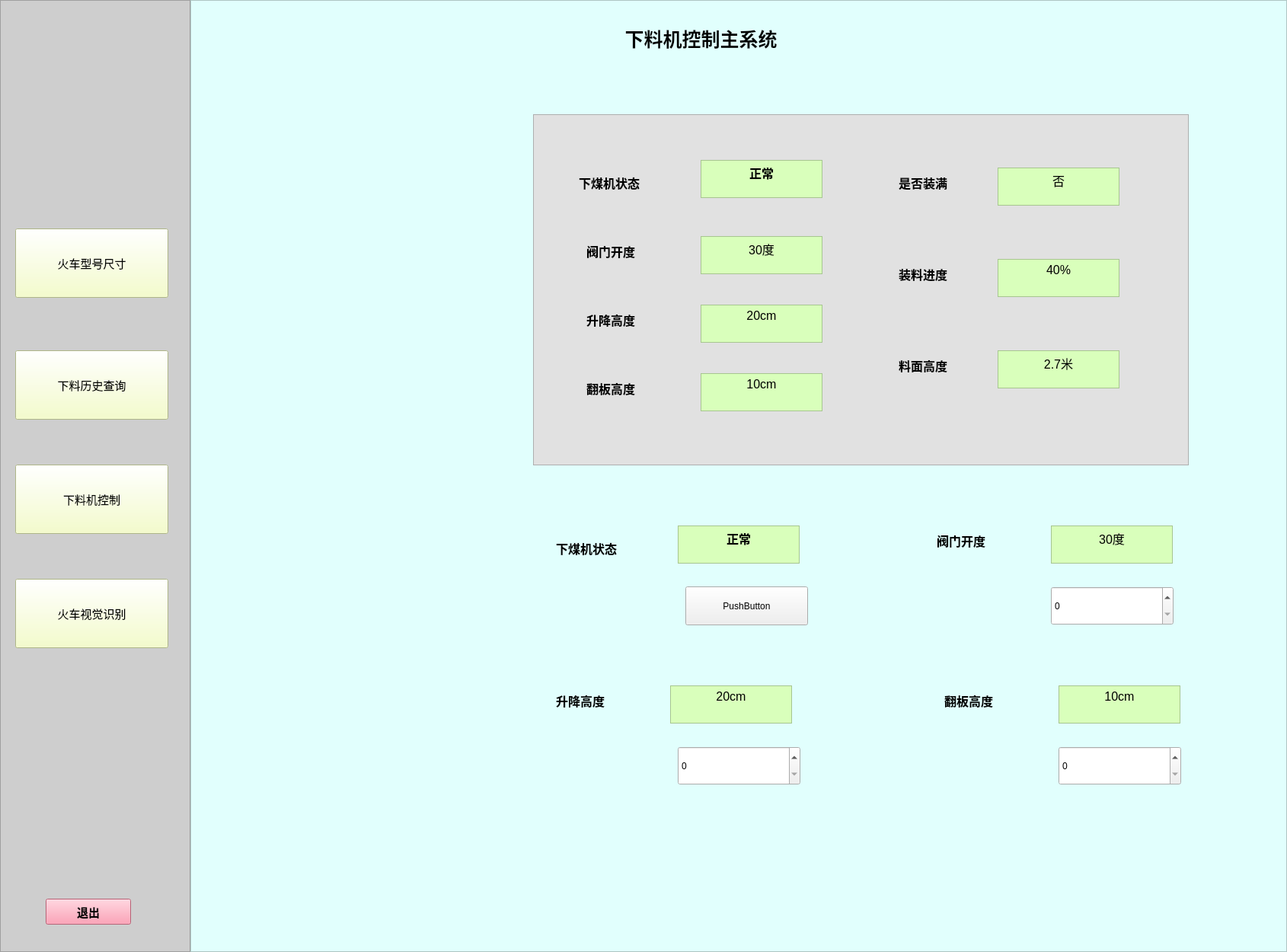
<?xml version="1.0" encoding="UTF-8"?>
<ui version="4.0">
 <class>MainWindow</class>
 <widget class="QMainWindow" name="MainWindow">
  <property name="geometry">
   <rect>
    <x>0</x>
    <y>0</y>
    <width>1690</width>
    <height>1250</height>
   </rect>
  </property>
  <property name="windowTitle">
   <string>MainWindow</string>
  </property>
  <widget class="QWidget" name="centralwidget">
   <layout class="QHBoxLayout" name="horizontalLayout" stretch="0,0">
    <property name="spacing">
     <number>0</number>
    </property>
    <property name="leftMargin">
     <number>0</number>
    </property>
    <property name="topMargin">
     <number>0</number>
    </property>
    <property name="rightMargin">
     <number>0</number>
    </property>
    <property name="bottomMargin">
     <number>0</number>
    </property>
    <item>
     <widget class="QFrame" name="frame_window">
      <property name="maximumSize">
       <size>
        <width>250</width>
        <height>16777215</height>
       </size>
      </property>
      <property name="styleSheet">
       <string notr="true">QFrame{
	background-color:rgb(206, 206, 206);
}</string>
      </property>
      <property name="frameShape">
       <enum>QFrame::StyledPanel</enum>
      </property>
      <property name="frameShadow">
       <enum>QFrame::Raised</enum>
      </property>
      <widget class="QPushButton" name="pushButton">
       <property name="geometry">
        <rect>
         <x>60</x>
         <y>1180</y>
         <width>112</width>
         <height>34</height>
        </rect>
       </property>
       <property name="font">
        <font>
         <pointsize>11</pointsize>
         <weight>75</weight>
         <bold>true</bold>
        </font>
       </property>
       <property name="styleSheet">
        <string notr="true">QPushButton{
background-color:rgb(255, 135, 163)
}</string>
       </property>
       <property name="text">
        <string>退出</string>
       </property>
      </widget>
      <widget class="QPushButton" name="pushButton_5">
       <property name="geometry">
        <rect>
         <x>20</x>
         <y>760</y>
         <width>201</width>
         <height>91</height>
        </rect>
       </property>
       <property name="font">
        <font>
         <pointsize>11</pointsize>
        </font>
       </property>
       <property name="styleSheet">
        <string notr="true">QPushButton{
background-color:rgb(243, 255, 189)
}</string>
       </property>
       <property name="text">
        <string>火车视觉识别</string>
       </property>
      </widget>
      <widget class="QPushButton" name="pushButton_6">
       <property name="geometry">
        <rect>
         <x>20</x>
         <y>610</y>
         <width>201</width>
         <height>91</height>
        </rect>
       </property>
       <property name="font">
        <font>
         <pointsize>11</pointsize>
        </font>
       </property>
       <property name="styleSheet">
        <string notr="true">QPushButton{
background-color:rgb(243, 255, 189)
}</string>
       </property>
       <property name="text">
        <string>下料机控制</string>
       </property>
      </widget>
      <widget class="QPushButton" name="pushButton_7">
       <property name="geometry">
        <rect>
         <x>20</x>
         <y>460</y>
         <width>201</width>
         <height>91</height>
        </rect>
       </property>
       <property name="font">
        <font>
         <pointsize>11</pointsize>
        </font>
       </property>
       <property name="styleSheet">
        <string notr="true">QPushButton{
background-color:rgb(243, 255, 189)
}</string>
       </property>
       <property name="text">
        <string>下料历史查询</string>
       </property>
      </widget>
      <widget class="QPushButton" name="pushButton_8">
       <property name="geometry">
        <rect>
         <x>20</x>
         <y>300</y>
         <width>201</width>
         <height>91</height>
        </rect>
       </property>
       <property name="font">
        <font>
         <pointsize>11</pointsize>
        </font>
       </property>
       <property name="styleSheet">
        <string notr="true">QPushButton{
background-color:rgb(243, 255, 189)
}</string>
       </property>
       <property name="text">
        <string>火车型号尺寸</string>
       </property>
      </widget>
     </widget>
    </item>
    <item>
     <widget class="QFrame" name="frame_menu">
      <property name="styleSheet">
       <string notr="true">QFrame{
	background-color:rgb(255, 255, 255)
}</string>
      </property>
      <property name="frameShape">
       <enum>QFrame::StyledPanel</enum>
      </property>
      <property name="frameShadow">
       <enum>QFrame::Raised</enum>
      </property>
      <widget class="QFrame" name="frame_menu_2">
       <property name="geometry">
        <rect>
         <x>0</x>
         <y>0</y>
         <width>1440</width>
         <height>1250</height>
        </rect>
       </property>
       <property name="styleSheet">
        <string notr="true">QFrame{
	background-color:rgb(225, 255, 253)
}</string>
       </property>
       <property name="frameShape">
        <enum>QFrame::StyledPanel</enum>
       </property>
       <property name="frameShadow">
        <enum>QFrame::Raised</enum>
       </property>
       <widget class="QLabel" name="System_name_2">
        <property name="geometry">
         <rect>
          <x>310</x>
          <y>10</y>
          <width>721</width>
          <height>81</height>
         </rect>
        </property>
        <property name="font">
         <font>
          <pointsize>19</pointsize>
          <weight>75</weight>
          <bold>true</bold>
         </font>
        </property>
        <property name="text">
         <string>下料机控制主系统</string>
        </property>
        <property name="textFormat">
         <enum>Qt::AutoText</enum>
        </property>
        <property name="alignment">
         <set>Qt::AlignCenter</set>
        </property>
       </widget>
       <widget class="QLabel" name="label">
        <property name="geometry">
         <rect>
          <x>140</x>
          <y>160</y>
          <width>201</width>
          <height>441</height>
         </rect>
        </property>
        <property name="styleSheet">
         <string notr="true">border-image:url(:/machine/下煤机.jpg)</string>
        </property>
        <property name="text">
         <string/>
        </property>
       </widget>
       <widget class="QFrame" name="frame">
        <property name="geometry">
         <rect>
          <x>450</x>
          <y>150</y>
          <width>861</width>
          <height>461</height>
         </rect>
        </property>
        <property name="styleSheet">
         <string notr="true">QFrame{
	background-color:rgb(225, 225, 225)
}</string>
        </property>
        <property name="frameShape">
         <enum>QFrame::StyledPanel</enum>
        </property>
        <property name="frameShadow">
         <enum>QFrame::Raised</enum>
        </property>
        <widget class="QLabel" name="label_wh_2">
         <property name="geometry">
          <rect>
           <x>70</x>
           <y>140</y>
           <width>200</width>
           <height>80</height>
          </rect>
         </property>
         <property name="font">
          <font>
           <pointsize>12</pointsize>
           <weight>75</weight>
           <bold>true</bold>
          </font>
         </property>
         <property name="text">
          <string>阀门开度</string>
         </property>
        </widget>
        <widget class="QLabel" name="label_wh_3">
         <property name="geometry">
          <rect>
           <x>70</x>
           <y>230</y>
           <width>200</width>
           <height>80</height>
          </rect>
         </property>
         <property name="font">
          <font>
           <pointsize>12</pointsize>
           <weight>75</weight>
           <bold>true</bold>
          </font>
         </property>
         <property name="text">
          <string>升降高度</string>
         </property>
        </widget>
        <widget class="QLabel" name="label_wh_4">
         <property name="geometry">
          <rect>
           <x>70</x>
           <y>320</y>
           <width>200</width>
           <height>80</height>
          </rect>
         </property>
         <property name="font">
          <font>
           <pointsize>12</pointsize>
           <weight>75</weight>
           <bold>true</bold>
          </font>
         </property>
         <property name="text">
          <string>翻板高度</string>
         </property>
        </widget>
        <widget class="QLabel" name="label_wh_6">
         <property name="geometry">
          <rect>
           <x>480</x>
           <y>50</y>
           <width>200</width>
           <height>80</height>
          </rect>
         </property>
         <property name="font">
          <font>
           <pointsize>12</pointsize>
           <weight>75</weight>
           <bold>true</bold>
          </font>
         </property>
         <property name="text">
          <string>是否装满</string>
         </property>
        </widget>
        <widget class="QLabel" name="label_wh_7">
         <property name="geometry">
          <rect>
           <x>480</x>
           <y>170</y>
           <width>200</width>
           <height>80</height>
          </rect>
         </property>
         <property name="font">
          <font>
           <pointsize>12</pointsize>
           <weight>75</weight>
           <bold>true</bold>
          </font>
         </property>
         <property name="text">
          <string>装料进度</string>
         </property>
        </widget>
        <widget class="QLabel" name="label_wh_5">
         <property name="geometry">
          <rect>
           <x>480</x>
           <y>290</y>
           <width>200</width>
           <height>80</height>
          </rect>
         </property>
         <property name="font">
          <font>
           <pointsize>12</pointsize>
           <weight>75</weight>
           <bold>true</bold>
          </font>
         </property>
         <property name="text">
          <string>料面高度</string>
         </property>
        </widget>
        <widget class="QLabel" name="label_wh_8">
         <property name="geometry">
          <rect>
           <x>60</x>
           <y>50</y>
           <width>200</width>
           <height>80</height>
          </rect>
         </property>
         <property name="font">
          <font>
           <pointsize>12</pointsize>
           <weight>75</weight>
           <bold>true</bold>
          </font>
         </property>
         <property name="text">
          <string>下煤机状态</string>
         </property>
        </widget>
        <widget class="QTextBrowser" name="textBrowser_chk_2">
         <property name="geometry">
          <rect>
           <x>220</x>
           <y>60</y>
           <width>160</width>
           <height>50</height>
          </rect>
         </property>
         <property name="styleSheet">
          <string notr="true">QTextBrowser{
background-color:rgb(217, 255, 187)
}</string>
         </property>
         <property name="html">
          <string>&lt;!DOCTYPE HTML PUBLIC &quot;-//W3C//DTD HTML 4.0//EN&quot; &quot;http://www.w3.org/TR/REC-html40/strict.dtd&quot;&gt;
&lt;html&gt;&lt;head&gt;&lt;meta name=&quot;qrichtext&quot; content=&quot;1&quot; /&gt;&lt;style type=&quot;text/css&quot;&gt;
p, li { white-space: pre-wrap; }
&lt;/style&gt;&lt;/head&gt;&lt;body style=&quot; font-family:'SimSun'; font-size:9pt; font-weight:400; font-style:normal;&quot;&gt;
&lt;p align=&quot;center&quot; style=&quot; margin-top:0px; margin-bottom:0px; margin-left:0px; margin-right:0px; -qt-block-indent:0; text-indent:0px;&quot;&gt;&lt;span style=&quot; font-size:12pt; font-weight:600;&quot;&gt;正常&lt;/span&gt;&lt;/p&gt;&lt;/body&gt;&lt;/html&gt;</string>
         </property>
        </widget>
        <widget class="QTextBrowser" name="textBrowser_chk_3">
         <property name="geometry">
          <rect>
           <x>220</x>
           <y>160</y>
           <width>160</width>
           <height>50</height>
          </rect>
         </property>
         <property name="styleSheet">
          <string notr="true">QTextBrowser{
background-color:rgb(217, 255, 187)
}</string>
         </property>
         <property name="html">
          <string>&lt;!DOCTYPE HTML PUBLIC &quot;-//W3C//DTD HTML 4.0//EN&quot; &quot;http://www.w3.org/TR/REC-html40/strict.dtd&quot;&gt;
&lt;html&gt;&lt;head&gt;&lt;meta name=&quot;qrichtext&quot; content=&quot;1&quot; /&gt;&lt;style type=&quot;text/css&quot;&gt;
p, li { white-space: pre-wrap; }
&lt;/style&gt;&lt;/head&gt;&lt;body style=&quot; font-family:'SimSun'; font-size:9pt; font-weight:400; font-style:normal;&quot;&gt;
&lt;p align=&quot;center&quot; style=&quot; margin-top:0px; margin-bottom:0px; margin-left:0px; margin-right:0px; -qt-block-indent:0; text-indent:0px;&quot;&gt;&lt;span style=&quot; font-size:12pt;&quot;&gt;30度&lt;/span&gt;&lt;/p&gt;&lt;/body&gt;&lt;/html&gt;</string>
         </property>
        </widget>
        <widget class="QTextBrowser" name="textBrowser_chk_4">
         <property name="geometry">
          <rect>
           <x>220</x>
           <y>250</y>
           <width>160</width>
           <height>50</height>
          </rect>
         </property>
         <property name="styleSheet">
          <string notr="true">QTextBrowser{
background-color:rgb(217, 255, 187)
}</string>
         </property>
         <property name="html">
          <string>&lt;!DOCTYPE HTML PUBLIC &quot;-//W3C//DTD HTML 4.0//EN&quot; &quot;http://www.w3.org/TR/REC-html40/strict.dtd&quot;&gt;
&lt;html&gt;&lt;head&gt;&lt;meta name=&quot;qrichtext&quot; content=&quot;1&quot; /&gt;&lt;style type=&quot;text/css&quot;&gt;
p, li { white-space: pre-wrap; }
&lt;/style&gt;&lt;/head&gt;&lt;body style=&quot; font-family:'SimSun'; font-size:9pt; font-weight:400; font-style:normal;&quot;&gt;
&lt;p align=&quot;center&quot; style=&quot; margin-top:0px; margin-bottom:0px; margin-left:0px; margin-right:0px; -qt-block-indent:0; text-indent:0px;&quot;&gt;&lt;span style=&quot; font-size:12pt;&quot;&gt;20cm&lt;/span&gt;&lt;/p&gt;&lt;/body&gt;&lt;/html&gt;</string>
         </property>
        </widget>
        <widget class="QTextBrowser" name="textBrowser_chk_5">
         <property name="geometry">
          <rect>
           <x>220</x>
           <y>340</y>
           <width>160</width>
           <height>50</height>
          </rect>
         </property>
         <property name="styleSheet">
          <string notr="true">QTextBrowser{
background-color:rgb(217, 255, 187)
}</string>
         </property>
         <property name="html">
          <string>&lt;!DOCTYPE HTML PUBLIC &quot;-//W3C//DTD HTML 4.0//EN&quot; &quot;http://www.w3.org/TR/REC-html40/strict.dtd&quot;&gt;
&lt;html&gt;&lt;head&gt;&lt;meta name=&quot;qrichtext&quot; content=&quot;1&quot; /&gt;&lt;style type=&quot;text/css&quot;&gt;
p, li { white-space: pre-wrap; }
&lt;/style&gt;&lt;/head&gt;&lt;body style=&quot; font-family:'SimSun'; font-size:9pt; font-weight:400; font-style:normal;&quot;&gt;
&lt;p align=&quot;center&quot; style=&quot; margin-top:0px; margin-bottom:0px; margin-left:0px; margin-right:0px; -qt-block-indent:0; text-indent:0px;&quot;&gt;&lt;span style=&quot; font-size:12pt;&quot;&gt;10cm&lt;/span&gt;&lt;/p&gt;&lt;/body&gt;&lt;/html&gt;</string>
         </property>
        </widget>
        <widget class="QTextBrowser" name="textBrowser_chk_6">
         <property name="geometry">
          <rect>
           <x>610</x>
           <y>310</y>
           <width>160</width>
           <height>50</height>
          </rect>
         </property>
         <property name="styleSheet">
          <string notr="true">QTextBrowser{
background-color:rgb(217, 255, 187)
}</string>
         </property>
         <property name="html">
          <string>&lt;!DOCTYPE HTML PUBLIC &quot;-//W3C//DTD HTML 4.0//EN&quot; &quot;http://www.w3.org/TR/REC-html40/strict.dtd&quot;&gt;
&lt;html&gt;&lt;head&gt;&lt;meta name=&quot;qrichtext&quot; content=&quot;1&quot; /&gt;&lt;style type=&quot;text/css&quot;&gt;
p, li { white-space: pre-wrap; }
&lt;/style&gt;&lt;/head&gt;&lt;body style=&quot; font-family:'SimSun'; font-size:9pt; font-weight:400; font-style:normal;&quot;&gt;
&lt;p align=&quot;center&quot; style=&quot; margin-top:0px; margin-bottom:0px; margin-left:0px; margin-right:0px; -qt-block-indent:0; text-indent:0px;&quot;&gt;&lt;span style=&quot; font-size:12pt;&quot;&gt;2.7米&lt;/span&gt;&lt;/p&gt;&lt;/body&gt;&lt;/html&gt;</string>
         </property>
        </widget>
        <widget class="QTextBrowser" name="textBrowser_chk_7">
         <property name="geometry">
          <rect>
           <x>610</x>
           <y>190</y>
           <width>160</width>
           <height>50</height>
          </rect>
         </property>
         <property name="styleSheet">
          <string notr="true">QTextBrowser{
background-color:rgb(217, 255, 187)
}</string>
         </property>
         <property name="html">
          <string>&lt;!DOCTYPE HTML PUBLIC &quot;-//W3C//DTD HTML 4.0//EN&quot; &quot;http://www.w3.org/TR/REC-html40/strict.dtd&quot;&gt;
&lt;html&gt;&lt;head&gt;&lt;meta name=&quot;qrichtext&quot; content=&quot;1&quot; /&gt;&lt;style type=&quot;text/css&quot;&gt;
p, li { white-space: pre-wrap; }
&lt;/style&gt;&lt;/head&gt;&lt;body style=&quot; font-family:'SimSun'; font-size:9pt; font-weight:400; font-style:normal;&quot;&gt;
&lt;p align=&quot;center&quot; style=&quot; margin-top:0px; margin-bottom:0px; margin-left:0px; margin-right:0px; -qt-block-indent:0; text-indent:0px;&quot;&gt;&lt;span style=&quot; font-size:12pt;&quot;&gt;40%&lt;/span&gt;&lt;/p&gt;&lt;/body&gt;&lt;/html&gt;</string>
         </property>
        </widget>
        <widget class="QTextBrowser" name="textBrowser_chk_8">
         <property name="geometry">
          <rect>
           <x>610</x>
           <y>70</y>
           <width>160</width>
           <height>50</height>
          </rect>
         </property>
         <property name="styleSheet">
          <string notr="true">QTextBrowser{
background-color:rgb(217, 255, 187)
}</string>
         </property>
         <property name="html">
          <string>&lt;!DOCTYPE HTML PUBLIC &quot;-//W3C//DTD HTML 4.0//EN&quot; &quot;http://www.w3.org/TR/REC-html40/strict.dtd&quot;&gt;
&lt;html&gt;&lt;head&gt;&lt;meta name=&quot;qrichtext&quot; content=&quot;1&quot; /&gt;&lt;style type=&quot;text/css&quot;&gt;
p, li { white-space: pre-wrap; }
&lt;/style&gt;&lt;/head&gt;&lt;body style=&quot; font-family:'SimSun'; font-size:9pt; font-weight:400; font-style:normal;&quot;&gt;
&lt;p align=&quot;center&quot; style=&quot; margin-top:0px; margin-bottom:0px; margin-left:0px; margin-right:0px; -qt-block-indent:0; text-indent:0px;&quot;&gt;&lt;span style=&quot; font-size:12pt;&quot;&gt;否&lt;/span&gt;&lt;/p&gt;&lt;/body&gt;&lt;/html&gt;</string>
         </property>
        </widget>
       </widget>
       <widget class="QPushButton" name="pushButton_3">
        <property name="geometry">
         <rect>
          <x>650</x>
          <y>770</y>
          <width>161</width>
          <height>51</height>
         </rect>
        </property>
        <property name="styleSheet">
         <string notr="true">QpushButton{
background-color:rgb(217, 255, 187)
}</string>
        </property>
        <property name="text">
         <string>PushButton</string>
        </property>
       </widget>
       <widget class="QSpinBox" name="spinBox">
        <property name="geometry">
         <rect>
          <x>1130</x>
          <y>770</y>
          <width>161</width>
          <height>51</height>
         </rect>
        </property>
        <property name="styleSheet">
         <string notr="true">QspinBox{
background-color:rgb(217, 255, 187)
}</string>
        </property>
       </widget>
       <widget class="QLabel" name="label_wh_9">
        <property name="geometry">
         <rect>
          <x>480</x>
          <y>680</y>
          <width>200</width>
          <height>80</height>
         </rect>
        </property>
        <property name="font">
         <font>
          <pointsize>12</pointsize>
          <weight>75</weight>
          <bold>true</bold>
         </font>
        </property>
        <property name="text">
         <string>下煤机状态</string>
        </property>
       </widget>
       <widget class="QTextBrowser" name="textBrowser_chk_9">
        <property name="geometry">
         <rect>
          <x>640</x>
          <y>690</y>
          <width>160</width>
          <height>50</height>
         </rect>
        </property>
        <property name="styleSheet">
         <string notr="true">QTextBrowser{
background-color:rgb(217, 255, 187)
}</string>
        </property>
        <property name="html">
         <string>&lt;!DOCTYPE HTML PUBLIC &quot;-//W3C//DTD HTML 4.0//EN&quot; &quot;http://www.w3.org/TR/REC-html40/strict.dtd&quot;&gt;
&lt;html&gt;&lt;head&gt;&lt;meta name=&quot;qrichtext&quot; content=&quot;1&quot; /&gt;&lt;style type=&quot;text/css&quot;&gt;
p, li { white-space: pre-wrap; }
&lt;/style&gt;&lt;/head&gt;&lt;body style=&quot; font-family:'SimSun'; font-size:9pt; font-weight:400; font-style:normal;&quot;&gt;
&lt;p align=&quot;center&quot; style=&quot; margin-top:0px; margin-bottom:0px; margin-left:0px; margin-right:0px; -qt-block-indent:0; text-indent:0px;&quot;&gt;&lt;span style=&quot; font-size:12pt; font-weight:600;&quot;&gt;正常&lt;/span&gt;&lt;/p&gt;&lt;/body&gt;&lt;/html&gt;</string>
        </property>
       </widget>
       <widget class="QTextBrowser" name="textBrowser_chk_10">
        <property name="geometry">
         <rect>
          <x>1130</x>
          <y>690</y>
          <width>160</width>
          <height>50</height>
         </rect>
        </property>
        <property name="cursor" stdset="0">
         <cursorShape>ArrowCursor</cursorShape>
        </property>
        <property name="styleSheet">
         <string notr="true">QTextBrowser{
background-color:rgb(217, 255, 187)
}</string>
        </property>
        <property name="html">
         <string>&lt;!DOCTYPE HTML PUBLIC &quot;-//W3C//DTD HTML 4.0//EN&quot; &quot;http://www.w3.org/TR/REC-html40/strict.dtd&quot;&gt;
&lt;html&gt;&lt;head&gt;&lt;meta name=&quot;qrichtext&quot; content=&quot;1&quot; /&gt;&lt;style type=&quot;text/css&quot;&gt;
p, li { white-space: pre-wrap; }
&lt;/style&gt;&lt;/head&gt;&lt;body style=&quot; font-family:'SimSun'; font-size:9pt; font-weight:400; font-style:normal;&quot;&gt;
&lt;p align=&quot;center&quot; style=&quot; margin-top:0px; margin-bottom:0px; margin-left:0px; margin-right:0px; -qt-block-indent:0; text-indent:0px;&quot;&gt;&lt;span style=&quot; font-size:12pt;&quot;&gt;30度&lt;/span&gt;&lt;/p&gt;&lt;/body&gt;&lt;/html&gt;</string>
        </property>
       </widget>
       <widget class="QLabel" name="label_wh_10">
        <property name="geometry">
         <rect>
          <x>980</x>
          <y>670</y>
          <width>131</width>
          <height>80</height>
         </rect>
        </property>
        <property name="font">
         <font>
          <pointsize>12</pointsize>
          <weight>75</weight>
          <bold>true</bold>
         </font>
        </property>
        <property name="text">
         <string>阀门开度</string>
        </property>
       </widget>
       <widget class="QLabel" name="label_wh_11">
        <property name="geometry">
         <rect>
          <x>480</x>
          <y>880</y>
          <width>200</width>
          <height>80</height>
         </rect>
        </property>
        <property name="font">
         <font>
          <pointsize>12</pointsize>
          <weight>75</weight>
          <bold>true</bold>
         </font>
        </property>
        <property name="text">
         <string>升降高度</string>
        </property>
       </widget>
       <widget class="QTextBrowser" name="textBrowser_chk_11">
        <property name="geometry">
         <rect>
          <x>630</x>
          <y>900</y>
          <width>160</width>
          <height>50</height>
         </rect>
        </property>
        <property name="styleSheet">
         <string notr="true">QTextBrowser{
background-color:rgb(217, 255, 187)
}</string>
        </property>
        <property name="html">
         <string>&lt;!DOCTYPE HTML PUBLIC &quot;-//W3C//DTD HTML 4.0//EN&quot; &quot;http://www.w3.org/TR/REC-html40/strict.dtd&quot;&gt;
&lt;html&gt;&lt;head&gt;&lt;meta name=&quot;qrichtext&quot; content=&quot;1&quot; /&gt;&lt;style type=&quot;text/css&quot;&gt;
p, li { white-space: pre-wrap; }
&lt;/style&gt;&lt;/head&gt;&lt;body style=&quot; font-family:'SimSun'; font-size:9pt; font-weight:400; font-style:normal;&quot;&gt;
&lt;p align=&quot;center&quot; style=&quot; margin-top:0px; margin-bottom:0px; margin-left:0px; margin-right:0px; -qt-block-indent:0; text-indent:0px;&quot;&gt;&lt;span style=&quot; font-size:12pt;&quot;&gt;20cm&lt;/span&gt;&lt;/p&gt;&lt;/body&gt;&lt;/html&gt;</string>
        </property>
       </widget>
       <widget class="QLabel" name="label_wh_12">
        <property name="geometry">
         <rect>
          <x>990</x>
          <y>880</y>
          <width>200</width>
          <height>80</height>
         </rect>
        </property>
        <property name="font">
         <font>
          <pointsize>12</pointsize>
          <weight>75</weight>
          <bold>true</bold>
         </font>
        </property>
        <property name="text">
         <string>翻板高度</string>
        </property>
       </widget>
       <widget class="QTextBrowser" name="textBrowser_chk_12">
        <property name="geometry">
         <rect>
          <x>1140</x>
          <y>900</y>
          <width>160</width>
          <height>50</height>
         </rect>
        </property>
        <property name="styleSheet">
         <string notr="true">QTextBrowser{
background-color:rgb(217, 255, 187)
}</string>
        </property>
        <property name="html">
         <string>&lt;!DOCTYPE HTML PUBLIC &quot;-//W3C//DTD HTML 4.0//EN&quot; &quot;http://www.w3.org/TR/REC-html40/strict.dtd&quot;&gt;
&lt;html&gt;&lt;head&gt;&lt;meta name=&quot;qrichtext&quot; content=&quot;1&quot; /&gt;&lt;style type=&quot;text/css&quot;&gt;
p, li { white-space: pre-wrap; }
&lt;/style&gt;&lt;/head&gt;&lt;body style=&quot; font-family:'SimSun'; font-size:9pt; font-weight:400; font-style:normal;&quot;&gt;
&lt;p align=&quot;center&quot; style=&quot; margin-top:0px; margin-bottom:0px; margin-left:0px; margin-right:0px; -qt-block-indent:0; text-indent:0px;&quot;&gt;&lt;span style=&quot; font-size:12pt;&quot;&gt;10cm&lt;/span&gt;&lt;/p&gt;&lt;/body&gt;&lt;/html&gt;</string>
        </property>
       </widget>
       <widget class="QSpinBox" name="spinBox_2">
        <property name="geometry">
         <rect>
          <x>640</x>
          <y>980</y>
          <width>161</width>
          <height>51</height>
         </rect>
        </property>
       </widget>
       <widget class="QSpinBox" name="spinBox_3">
        <property name="geometry">
         <rect>
          <x>1140</x>
          <y>980</y>
          <width>161</width>
          <height>51</height>
         </rect>
        </property>
       </widget>
      </widget>
     </widget>
    </item>
   </layout>
  </widget>
 </widget>
 <resources>
  <include location="pictures.qrc"/>
 </resources>
 <connections/>
</ui>
